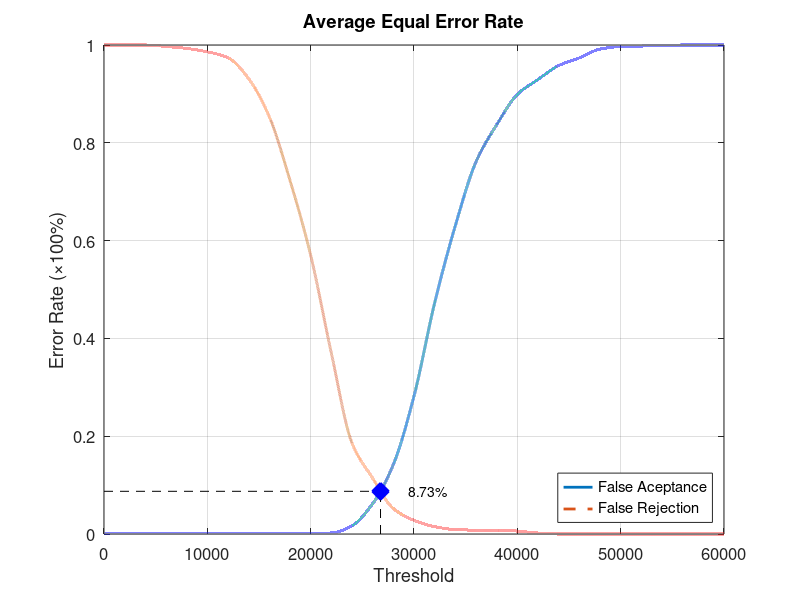
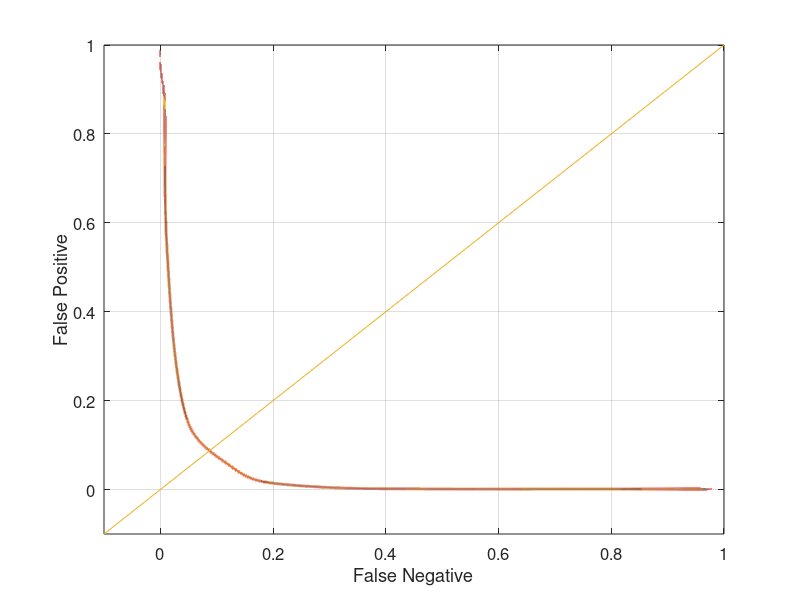

MATLAB code to generate these figures, in order:
function yEER = Database1Average
close all;
clear;
clc;
x = 0:2000:60000;
xq = 0:0.5:60000;

y0 = [0 0.00105263 0.00105263 0.00105263 0.00105263 0.00105263 0.00105263 0.00105263 0.00105263 0.00105263 0.00105263 0.00210526 0.0168421 0.0621053 0.142105 0.282105 0.472632 0.630526 0.761053 0.836842 0.898947 0.929474 0.957895 0.973684 0.991579 0.996842 0.997895 0.998947 1 1 1];
yy0 = interp1(x, y0, xq, 'pchip');
y1 = [1 1 1 0.997 0.993 0.986 0.974 0.931 0.853 0.723 0.57 0.37 0.186 0.114 0.052 0.028 0.015 0.009 0.008 0.008 0.006 0.002 0 0 0 0 0 0 0 0 0];
yy1 = interp1(x, y1, xq, 'pchip');

% Calculating EER: 
y2 = abs(y0 - y1);
find(y2 == min(y2))
yy2 = abs(yy0 - yy1);
xEER = find(yy2 == min(yy2));
xEERIndex = xq(xEER) % X-axis EER
yEER = yy0(xEER) % Y-axis EER

main = figure
plot(xq, yy0,'-','LineWidth', 2);	hold on
plot(xq, yy1,'--','LineWidth', 2);	hold on
plot([xEERIndex xEERIndex], [0 yEER], 'k--');	hold on
plot([0 xEERIndex], [yEER yEER], 'k--');	hold on
plot(xEERIndex, yEER, 'bx', 'LineWidth', 10);	hold on
text(xEERIndex + 10 * xEERIndex / 100, yEER, [num2str(round((10000 * yEER)) / 100) '%'])
legend('False Aceptance', 'False Rejection', 'Location', 'SouthEast')
xlabel('Threshold')
ylabel('Error Rate (\times100%)')
title('Average Equal Error Rate')
set(gca, 'FontSize', 12)
axis([0 60000 0 1])
grid on

print(main, 'Database1AverageMain', '-dpng');
FNRxFPR = figure('Color', [1 1 1]);
plot(yy1, yy0, '-', yy1, yy0, 'LineWidth', 2);
hold on
y = -0.1:0.1:1
plot(y, y); 
set(gca, 'FontSize', 12)
xlabel('False Negative')
ylabel('False Positive')
axis([-0.1 1 -0.1 1])
set(gca, 'FontSize', 12)
grid on

print(FNRxFPR, 'Database1AverageFNRxFPR','-dpng');
end
